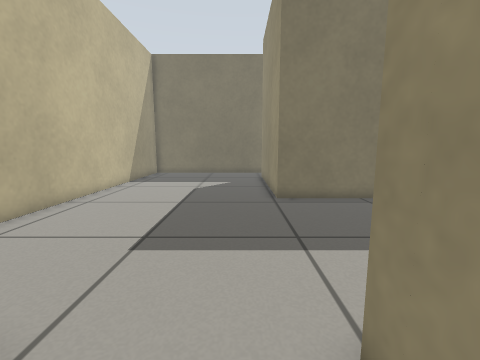
View 1 (above)

15 first-person views from a walk through a world built for the Gazebo simulator. The camera is 0.59 m above the floor, tilts 8° down and sees 90° across. The floor is counted in squares, 0.25 m on a side. Each view is taken from the middle of a square. On the plan, view 1 faces up. The plan holds only what a view shows up to about 16 squares ahead; the rest is blank.

View 2
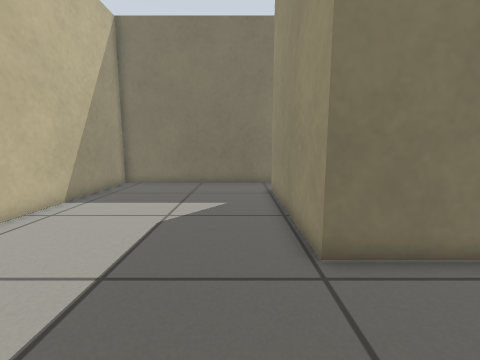

View 3
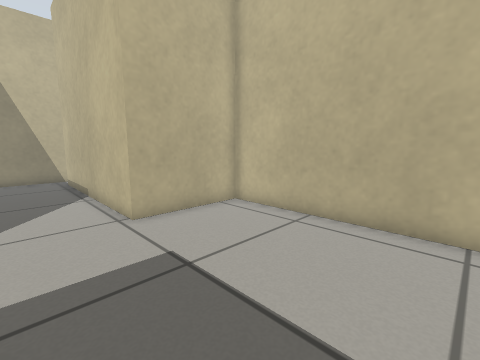

View 4
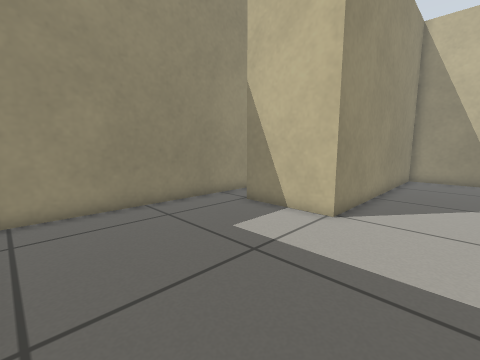

View 5
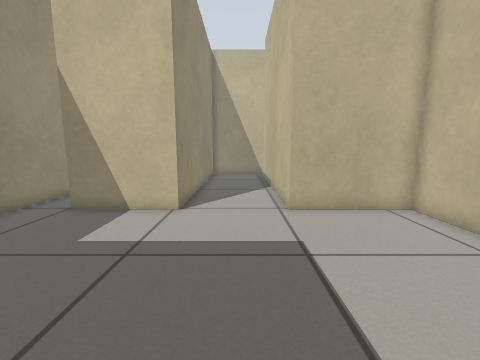

View 6
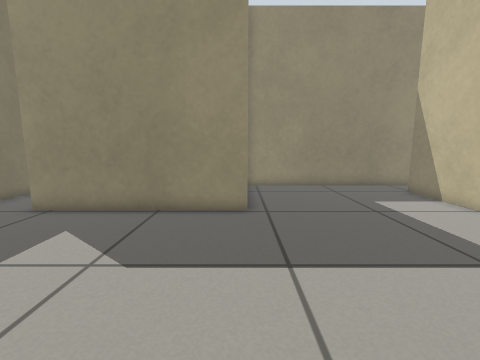

View 7
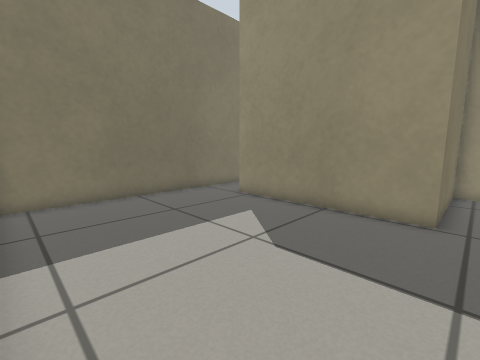

View 8
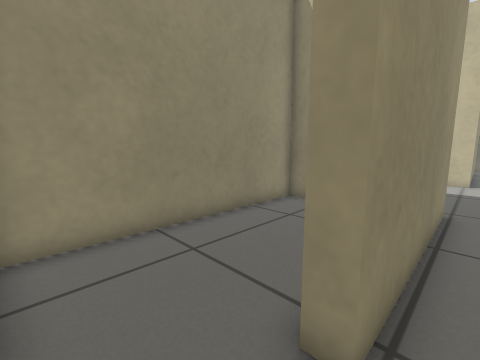

View 9
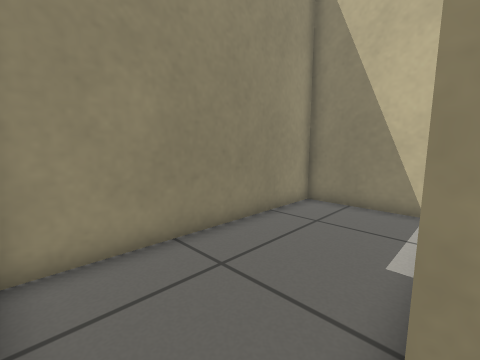

View 10
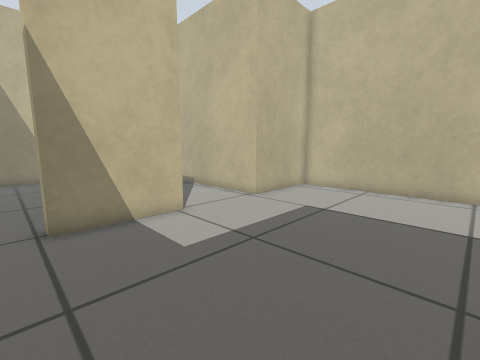

View 11
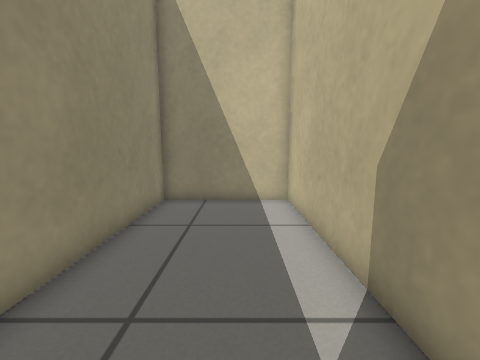

View 12
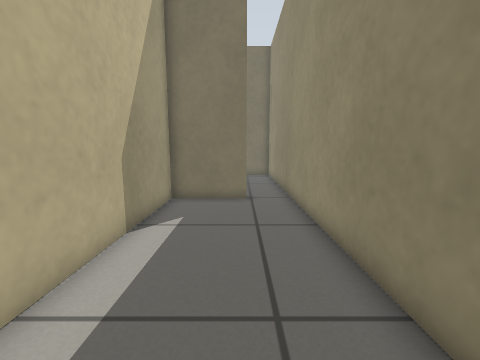

View 13
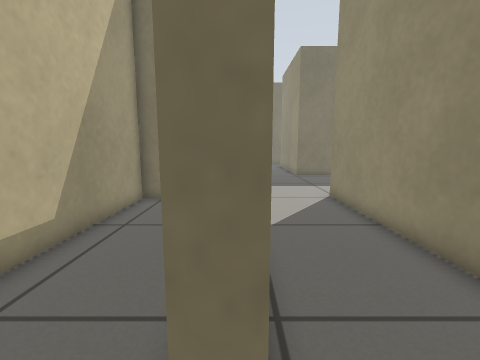

View 14
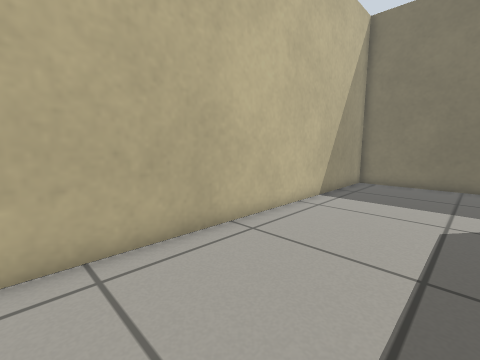

View 15
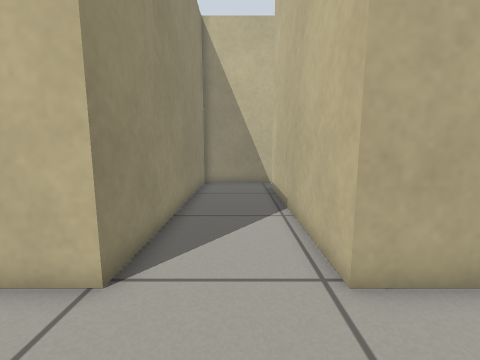

### Floor plan
Points are (right, up) in squares from view 1. A wall is a line through its corners. A room is listed if a view was taken in it or the views show most of it. See-through windows are left out.
Room 1 (views 1, 2, 3, 4, 5, 6, 7, 8, 9, 10, 14, 15)
walls: (7.4, 1.5) (7.4, 10.7) (1.7, 10.7) (1.7, 18.7) (2.4, 18.7); (2.6, 21.4) (-7.4, 21.4) (-7.4, 2.3) (-2.8, 2.3) (-2.8, -7.7); (-3.1, -9.4) (1.3, -9.4) (1.3, 2.3) (5.3, 2.3) (5.3, 1.7)
ways out: opening at (6, 2) to room 2; opening at (-3, -8.5) to room 3; opening at (2, 20) to room 4
Room 2 (views 11, 12)
walls: (5.3, 1.7) (1.9, 1.7) (1.9, -9.4) (7.4, -9.4) (7.4, 1.5)
ways out: opening at (6, 2) to room 1
Room 3 (view 13)
walls: (-2.8, -7.7) (-3.5, -7.7); (-6.5, 1.7) (-7.4, 1.7) (-7.4, -4.9)
ways out: opening at (-3, -8.5) to room 1
Room 4 (no view inside)
walls: (4.8, 21.4) (2.6, 21.4); (3.1, 11.3) (7.4, 11.3) (7.4, 21.2)
ways out: opening at (2, 20) to room 1

Positions as (right, up) in squares from view 1, and headings:
1: (0, 0), facing up
2: (0, 6), facing up
3: (0, 10), facing down-left
4: (-2, 10), facing down-right
5: (-1, 11), facing down
6: (-7, 11), facing right
7: (-7, 10), facing up-right
8: (1, 21), facing down-right
9: (2, 21), facing down-right
10: (6, 10), facing down-left
11: (4, 1), facing down
12: (5, -9), facing up
13: (-3, -9), facing up
14: (-2, 5), facing up-left
15: (-1, 6), facing down
